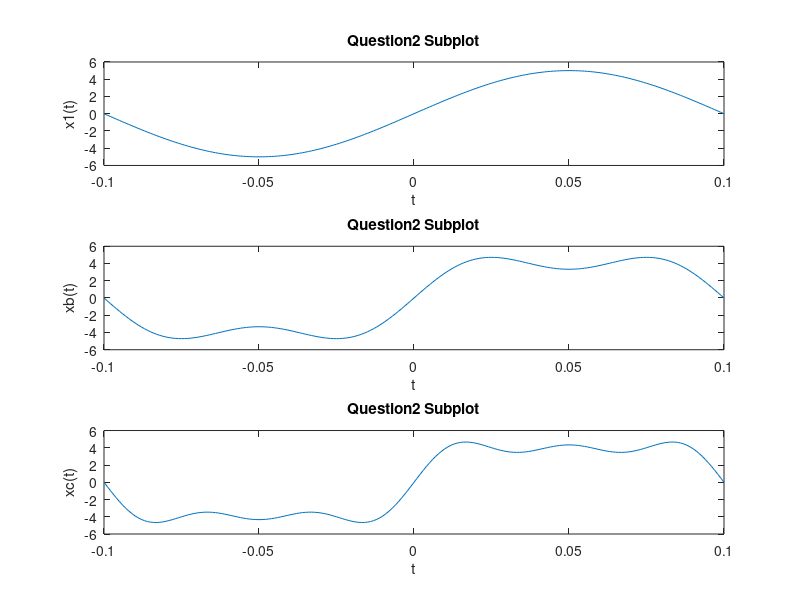

Here is the MATLAB script that generated this plot:
t = -0.1:0.001:0.1;
x1 = 5.*sin(10.*pi.*t);
x2 = (5/3).* sin(30*pi*t);
x3 = sin(50*pi*t);
xb = x1+x2 ; 
xc = x1+x2+x3;
subplot(3,1,1);
plot(t,x1);
title ('Question2 Subplot');
xlabel ('t');
ylabel('x1(t)');
subplot(3,1,2);
plot(t,xb);
title ('Question2 Subplot');
xlabel ('t');
ylabel('xb(t)');
subplot(3,1,3);
plot(t,xc);
title ('Question2 Subplot');
xlabel ('t');
ylabel('xc(t)');
